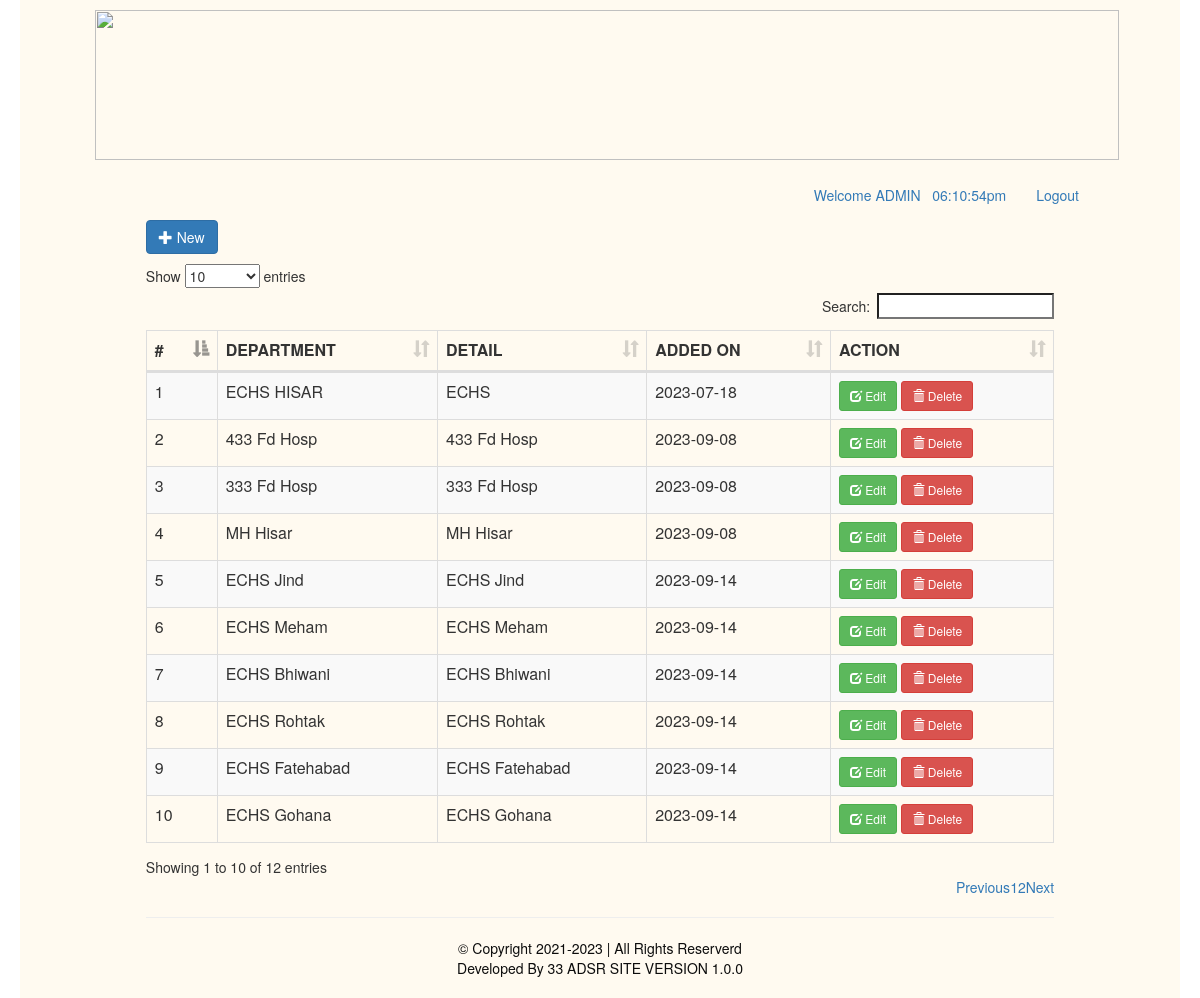
Page /disp/departments.php (signed in) on the committed database.
### tables this page shows
CREATE TABLE `department` (
  `dept_id` int(11) NOT NULL,
  `dept_name` varchar(30) NOT NULL,
  `password` varchar(255) NOT NULL,
  `role` int(11) NOT NULL DEFAULT 0,
  `dept_details` varchar(255) NOT NULL,
  `added_at` date DEFAULT NULL
);

### disp/departments.php (the view, shortened to what this page needs)
<div class="wrapper">
<?php
require_once './includes/header.php';
?>
<div style="height:200px; width: 1024px;">
    <head>
        <ul>
    <img height="150px;" width="1024px" src="echs.png">
        </ul>
    <ul class="nav navbar-nav navbar-right">
        <li class="text-success"><a href="./admin_home.php">Welcome <?php echo $_SESSION['dept_name'];  echo '&nbsp;&nbsp; '.date('h:i:sa');?></a></li>
    <li><a href="logout.php">Logout</a></li></ul>
    </head>
</div>
    <div class="col-sm-10 col-sm-offset-1">
        <div class="row">
            <a href="#addnew" data-toggle="modal" class="btn btn-primary"><span class="glyphicon glyphicon-plus"></span> New</a>
        </div>
        <div class="" style="height: 10px;">
        </div>
        <div class="row">
            <table id="myTable" class="table table-hover table-bordered table-striped table-responsive">
                <thead>
                <th>#</th>
                <th>DEPARTMENT</th>
                <th>DETAIL</th>
                <th>ADDED ON</th>
                <th>ACTION</th>
                </thead>
                <tbody>
                <?php
                include_once('db.php');
                $sql = "SELECT * FROM `department` WHERE `role` <> '1'";
                $query = $conn->query($sql);
                $i=1;
                while($row = $query->fetch_assoc())
                {
                    echo"<tr>
                    <td>".$i."</td>
					<td>".$row['dept_name']."</td>
					<td>".$row['dept_details']."</td>
					<td>".$row['added_at']."</td>
					<td><a href='#edit_".$row['dept_id']."' class='btn btn-success btn-sm' data-toggle='modal'><span class='glyphicon glyphicon-edit'></span> Edit</a>
					<a href='#delete_".$row['dept_id']."' class='btn btn-danger btn-sm' data-toggle='modal'><span class='glyphicon glyphicon-trash'></span> Delete</a>
					</td>
				</tr>";
                    $i++;
                }
                ?>
                </tbody>
            </table>
            <hr>
        </div>
    </div>
<?php require_once './includes/footer.php'; ?>

### disp/includes/header.php (shortened to what this page needs)
<!doctype html>
<html lang="en">
<head>
    <link rel="stylesheet" href="./assets/bootstrap/css/bootstrap.min.css">
    <link rel="stylesheet" href="../assets/font-awesome-4.7.0/css/font-awesome.min.css">
    <link rel="stylesheet" href="./assets/custom/css/style.css">
    <link rel="stylesheet" href="./assets/plugins/datatables/dataTables.bootstrap.css">
    </head>
<body>
<div class="container-fluid">

### disp/includes/footer.php (shortened to what this page needs)
</div>
<div class="container-fluid footer">
<footer class="">
            <p>&copy; Copyright 2021-<?php echo date('Y');?> | All Rights Reserverd <br> Developed By 33 ADSR SITE VERSION <?php echo APPVERSION;?>
            </p>
 </footer>
</div>
</body>
</html>

### disp/assets/custom/css/style.css (style rules this page uses)
footer { text-align: center; color: #0c0c0c; }

### disp/departments.php (style rules this page uses)
.wrapper { margin-right: auto; margin-left: auto; max-width: 1160px; padding-top: 10px; padding-right: 20px; padding-left: 20px; padding-bottom: 10px; background-color: floralwhite; }

### rows in the picture
department: dept_name "ECHS HISAR", dept_details "ECHS", added_at "2023-07-18"
department: dept_name "433 Fd Hosp", dept_details "433 Fd Hosp", added_at "2023-09-08"
department: dept_name "333 Fd Hosp", dept_details "333 Fd Hosp", added_at "2023-09-08"
department: dept_name "MH Hisar", dept_details "MH Hisar", added_at "2023-09-08"
department: dept_name "ECHS Jind", dept_details "ECHS Jind", added_at "2023-09-14"
department: dept_name "ECHS Meham", dept_details "ECHS Meham", added_at "2023-09-14"
department: dept_name "ECHS Bhiwani", dept_details "ECHS Bhiwani", added_at "2023-09-14"
department: dept_name "ECHS Rohtak", dept_details "ECHS Rohtak", added_at "2023-09-14"
department: dept_name "ECHS Fatehabad", dept_details "ECHS Fatehabad", added_at "2023-09-14"
department: dept_name "ECHS Gohana", dept_details "ECHS Gohana", added_at "2023-09-14"

### other values in the picture
$_SESSION['dept_name'] "ADMIN"
APPVERSION "1.0.0"
